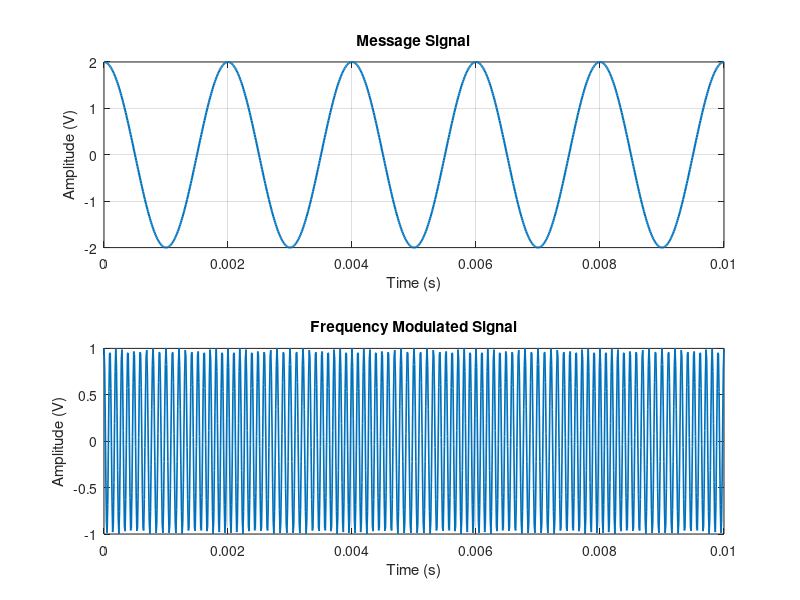

Here is the MATLAB script that generated this plot:
clc;
clear;
close all;

%% Message Signal Parameters
Am = 2;          % Message amplitude (V)
fm = 500;        % Message frequency (Hz)

%% Carrier Signal Parameters
Ac = 1;          % Carrier amplitude (V)
fc = 10000;      % Carrier frequency (Hz)

%% FM Parameters
kf = 250;        % Frequency sensitivity (Hz/V)
fs = 100000;     % Sampling frequency (Hz)
T = 0.01;        % Simulation time (s)

%% Time Vector
t = 0:1/fs:T;

%% Message Signal
m = Am*cos(2*pi*fm*t);

%% Frequency Deviation
delta_f = kf * Am;

%% Modulation Index
beta = delta_f / fm;

%% FM Signal
fm_signal = Ac*cos(2*pi*fc*t + beta*sin(2*pi*fm*t));

%% Display Parameters
fprintf('\n=====================================\n');
fprintf('FM SIGNAL PARAMETERS\n');
fprintf('=====================================\n');

fprintf('Carrier Frequency (fc)      = %.0f Hz\n',fc);
fprintf('Message Frequency (fm)      = %.0f Hz\n',fm);
fprintf('Message Amplitude (Am)      = %.2f V\n',Am);
fprintf('Carrier Amplitude (Ac)      = %.2f V\n',Ac);
fprintf('Frequency Sensitivity (kf)  = %.0f Hz/V\n',kf);

fprintf('\nCalculated Values\n');
fprintf('-----------------------------\n');
fprintf('Frequency Deviation (Δf)     = %.2f Hz\n',delta_f);
fprintf('Modulation Index (β)         = %.2f\n',beta);

%% Verification
beta_verify = delta_f / fm;

fprintf('Verified Modulation Index    = %.2f\n',beta_verify);

%% Verification Check
tolerance = 1e-6;

if abs(beta - beta_verify) < tolerance
    fprintf('\nVerification Successful\n');
else
    fprintf('\nVerification Failed\n');
end

%% Plot Message Signal
figure;

subplot(2,1,1)
plot(t,m,'LineWidth',1.5)
grid on
title('Message Signal')
xlabel('Time (s)')
ylabel('Amplitude (V)')

%% Plot FM Signal
subplot(2,1,2)
plot(t,fm_signal,'LineWidth',1.2)
grid on
title('Frequency Modulated Signal')
xlabel('Time (s)')
ylabel('Amplitude (V)')
